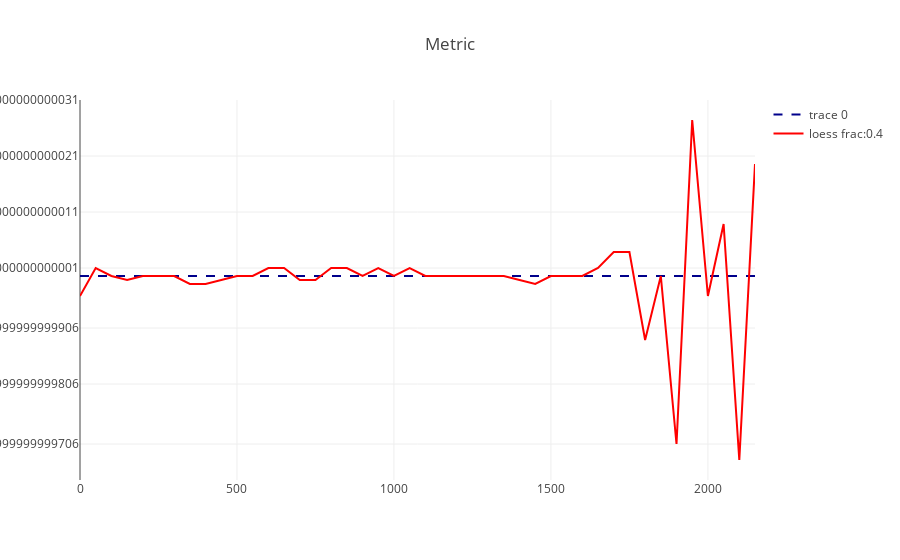

Write notebook code for a chart like this one.
### Code cell
x_vector, prob_of_success = RoscorlaWagerModelDiagnostics.calc_prob_of_success(_reward, bin_size=50)


import plotly.graph_objects as go

frac = 0.4
x_loess, y_loess = RoscorlaWagerModelDiagnostics.fit_loess(x_vector, prob_of_success, frac=frac)
fig = RescorlaWagnerPlots.plot_metric(x_vector, prob_of_success)
fig.add_trace(go.Scatter(x=x_loess, y=y_loess, mode='lines', line_color='red', name=f'loess frac:{frac}'))
fig.show()

### Figure 1 — Plotly figure (JSON) as saved in the notebook; plotly's stock layout.template omitted (floating-point values rounded to 4 significant figures)
{"data": [{"line": {"color": "darkblue", "dash": "dash"}, "mode": "lines", "type": "scatter", "x": [0, 50, 100, 150, 200, 250, 300, 350, 400, 450, 500, 550, 600, 650, 700, 750, 800, 850, 900, 950, 1000, 1050, 1100, 1150, 1200, 1250, 1300, 1350, 1400, 1450, 1500, 1550, 1600, 1650, 1700, 1750, 1800, 1850, 1900, 1950, 2000, 2050, 2100, 2150], "y": [0.5, 0.5, 0.5, 0.5, 0.5, 0.5, 0.5, 0.5, 0.5, 0.5, 0.5, 0.5, 0.5, 0.5, 0.5, 0.5, 0.5, 0.5, 0.5, 0.5, 0.5, 0.5, 0.5, 0.5, 0.5, 0.5, 0.5, 0.5, 0.5, 0.5, 0.5, 0.5, 0.5, 0.5, 0.5, 0.5, 0.5, 0.5, 0.5, 0.5, 0.5, 0.5, 0.5, 0.5]}, {"line": {"color": "red"}, "mode": "lines", "name": "loess frac:0.4", "type": "scatter", "x": [0, 50, 100, 150, 200, 250, 300, 350, 400, 450, 500, 550, 600, 650, 700, 750, 800, 850, 900, 950, 1000, 1050, 1100, 1150, 1200, 1250, 1300, 1350, 1400, 1450, 1500, 1550, 1600, 1650, 1700, 1750, 1800, 1850, 1900, 1950, 2000, 2050, 2100, 2150], "y": [0.5, 0.5, 0.5, 0.5, 0.5, 0.5, 0.5, 0.5, 0.5, 0.5, 0.5, 0.5, 0.5, 0.5, 0.5, 0.5, 0.5, 0.5, 0.5, 0.5, 0.5, 0.5, 0.5, 0.5, 0.5, 0.5, 0.5, 0.5, 0.5, 0.5, 0.5, 0.5, 0.5, 0.5, 0.5, 0.5, 0.5, 0.5, 0.5, 0.5, 0.5, 0.5, 0.5, 0.5]}], "layout": {"title": {"text": "Metric"}}}
